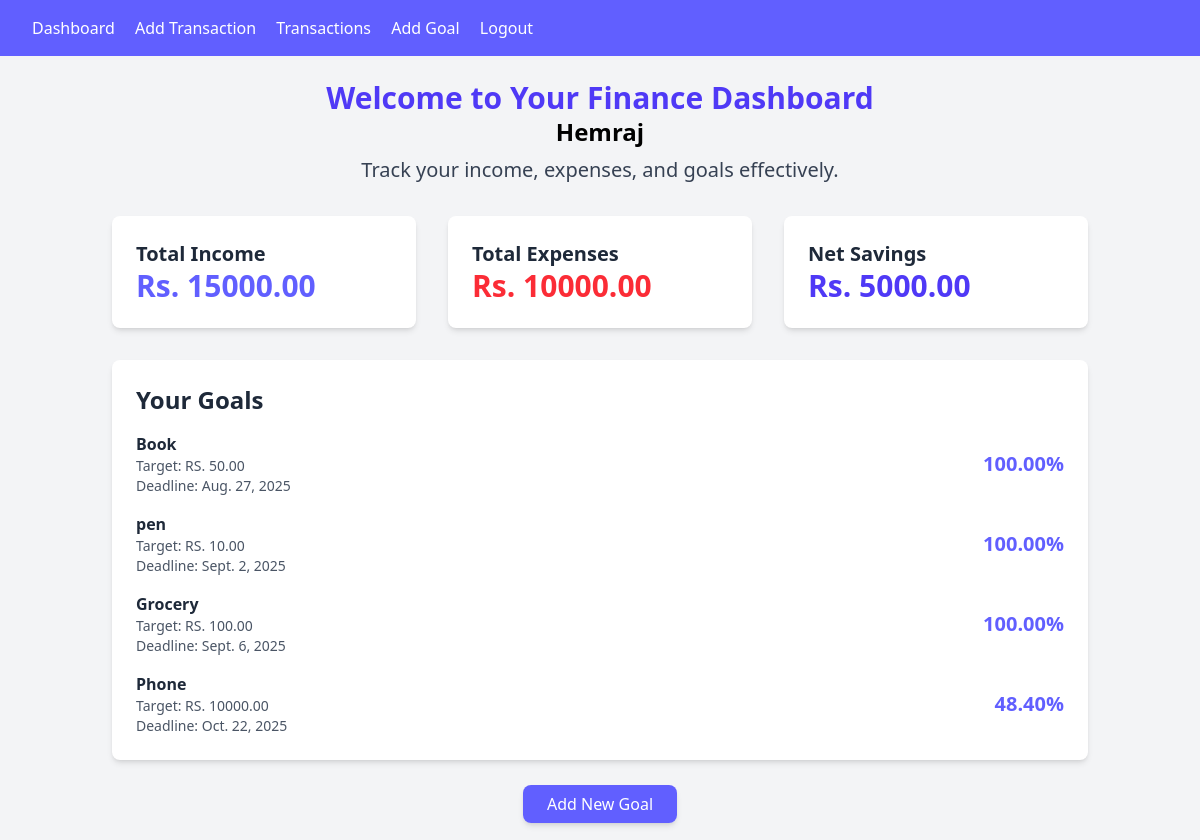
/ (signed in), run on the app's committed database.
### finance/models.py (models this page shows, shortened)
class Goal(models.Model):
    user = models.ForeignKey(User, on_delete=models.CASCADE)
    name = models.CharField(max_length=100)
    target_amount = models.DecimalField(max_digits=10, decimal_places=2)
    deadline = models.DateField()

### finance/views.py (the view)
# urls.py: path('', DashboardView.as_view(), name="dashboard"),
class DashboardView(LoginRequiredMixin, View):
  def get(self, request, *args, **kwargs):
    transactions = Transaction.objects.filter(user = request.user)
    goals = Goal.objects.filter(user = request.user)
    total_income = Transaction.objects.filter(user = request.user, transaction_type='Income').aggregate(Sum('amount'))['amount__sum'] or 0
    total_expense = Transaction.objects.filter(user = request.user, transaction_type='Expense').aggregate(Sum('amount'))['amount__sum'] or 0
    net_savings = total_income - total_expense
    remaining_savings = net_savings
    goal_progress = []
    for goal in goals:
      if remaining_savings >= goal.target_amount:
        goal_progress.append({'goal':goal, 'progress': 100})
        remaining_savings -= goal.target_amount
      elif remaining_savings > 0:
        progress = (remaining_savings / goal.target_amount) * 100
        goal_progress.append({'goal': goal, 'progress': progress})
        remaining_savings = 0
      else:
        goal_progress.append({'goal': goal, 'progress': 0})
    context = {
      'transactions': transactions,
      'total_income': total_income,
      'total_expense': total_expense,
      'net_savings': net_savings,
      'goal_progress': goal_progress,
    }
    return render(request, 'finance/dashboard.html', context)

### finance/templates/finance/dashboard.html (shortened to what this page needs)
{% extends "finance/base.html" %}
{% block content %}
<div class="container mx-auto p-6">
  <div class="text-center mb-8">
    <h1 class="text-3xl font-bold text-indigo-600">Welcome to Your Finance Dashboard</h1>
    <h1 class="text-2xl font-bold">{{request.user|capfirst}}</h1>
    <p class="text-xl text-gray-700 mt-2">Track your income, expenses, and goals effectively.</p>
  </div>
  <div class="grid grid-cols-1 sm:grid-cols-2 lg:grid-cols-3 gap-8 mb-8">
    <div class="bg-white p-6 rounded-lg shadow-md">
        <h2 class="text-xl font-semibold text-gray-800">Total Income</h2>
        <p class="text-3xl font-bold text-indigo-500">Rs. {{ total_income|floatformat:2 }}</p>
    </div>
    <div class="bg-white p-6 rounded-lg shadow-md">
        <h2 class="text-xl font-semibold text-gray-800">Total Expenses</h2>
        <p class="text-3xl font-bold text-red-500">Rs. {{ total_expense|floatformat:2 }}</p>
    </div>
    <div class="bg-white p-6 rounded-lg shadow-md">
        <h2 class="text-xl font-semibold text-gray-800">Net Savings</h2>
        <p class="text-3xl font-bold text-indigo-600">Rs. {{ net_savings|floatformat:2 }}</p>
    </div>
  </div>
  <div class="bg-white p-6 rounded-lg shadow-md mb-8">
    <h2 class="text-2xl font-semibold text-gray-800 mb-4">Your Goals</h2>
    <ul class="space-y-4">
        {% for item in goal_progress %}
        <li class="flex justify-between items-center">
            <div class="text-gray-800">
                <p class="font-semibold">{{ item.goal.name }}</p>
                <p class="text-sm text-gray-600">Target: RS. {{ item.goal.target_amount|floatformat:2 }}</p>
                <p class="text-sm text-gray-600">Deadline: {{ item.goal.deadline }}</p>
            </div>
            <div class="text-right">
                <p class="text-xl font-bold text-indigo-500">{{ item.progress|floatformat:2 }}%</p>
            </div>
        </li>
        {% endfor %}
    </ul>
  </div>
  <div class="text-center">
    <a href="{% url 'goal_add' %}" class="bg-indigo-500 text-white px-6 py-2 rounded-lg shadow-md hover:bg-indigo-600 transition">Add New Goal</a>
  </div>
</div>
{% endblock content %}

### finance/templates/finance/base.html (shortened to what this page needs)
<!DOCTYPE html>
<html lang="en">
<head>
  <script src="https://cdn.jsdelivr.net/npm/@tailwindcss/browser@4"></script>
</head>
<body class="bg-gray-100">
  <nav class="bg-indigo-500 p-4 text-white">
    {% if user.is_authenticated %}
      <a href="{% url 'dashboard' %}" class="mx-4">Dashboard</a>
      <a href="{% url 'transaction_add' %}">Add Transaction</a>
      <a href="{% url 'transaction_list' %}" class="mx-4">Transactions</a>
      <a href="{% url 'goal_add' %}">Add Goal</a>
      <form id="logout-form" action="{% url 'logout' %}" method="POST" style="display: inline;">
        <a href="#" onclick="document.getElementById('logout-form').submit();" class="mx-4">Logout</a>
      </form>
    {% else %}
      <a href="{% url 'login' %}" class="ml-4">Login</a>
      <a href="{% url 'register' %}" class="ml-4">Register</a>
    {% endif %}
   </nav>
  {% block content %}{% endblock content %}
</body>
</html>

### data on the page
Goal: goal.name "Book", goal.target_amount "50.00", goal.deadline "Aug. 27, 2025", progress "100.00"
Goal: goal.name "pen", goal.target_amount "10.00", goal.deadline "Sept. 2, 2025", progress "100.00"
Goal: goal.name "Grocery", goal.target_amount "100.00", goal.deadline "Sept. 6, 2025", progress "100.00"
Goal: goal.name "Phone", goal.target_amount "10000.00", goal.deadline "Oct. 22, 2025", progress "48.40"

### other printed values
{{ request.user|capfirst }} "Hemraj"
{{ total_income|floatformat:2 }} "15000.00"
{{ total_expense|floatformat:2 }} "10000.00"
{{ net_savings|floatformat:2 }} "5000.00"
